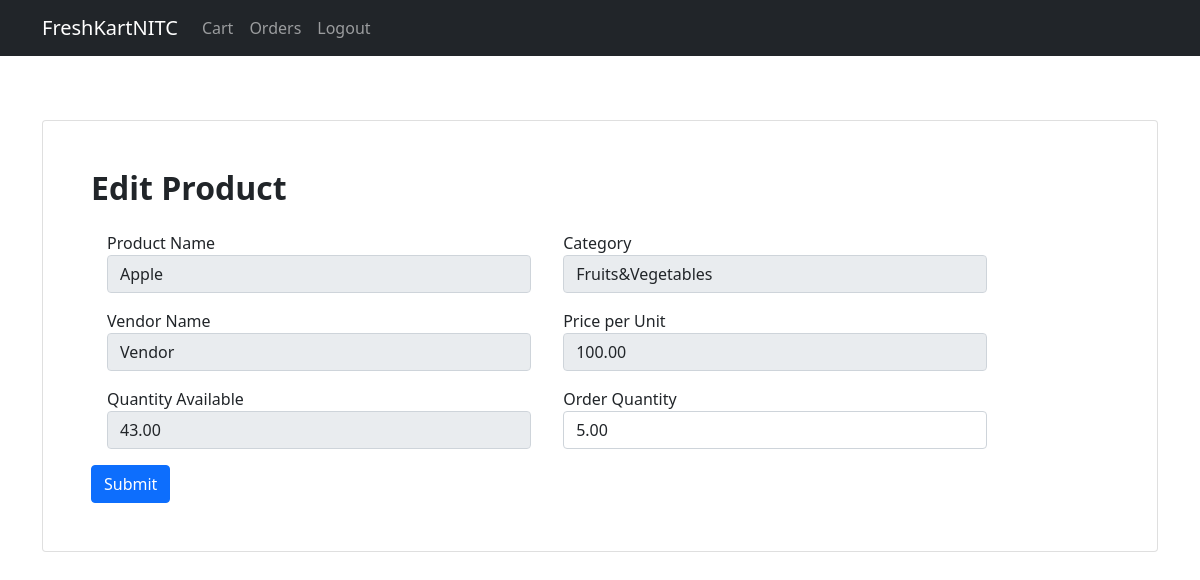
Page /order/1/edit (signed in) on the committed database.
### application/models.py (models this page shows)
class Products(db.Model):
    __tablename__ = 'products'
    id = db.Column(db.Integer, primary_key=True, autoincrement=True)
    name = db.Column(db.String(255), nullable=False)
    vendor = db.Column(db.Integer, db.ForeignKey('vendors.id'), nullable=False)
    image = db.Column(db.String(255), nullable=False)
    category = db.Column(db.String(255), nullable=False)
    price = db.Column(db.Numeric(10,2), nullable=False)
    qty = db.Column(db.Numeric(10,2), nullable=False)
    unit = db.Column(db.String(255), nullable=False)

class Vendors(db.Model):
    __tablename__ = 'vendors'
    id = db.Column(db.Integer, primary_key=True, autoincrement=True)
    name = db.Column(db.String(255), nullable=False)
    email = db.Column(db.String(255), nullable=False, unique=True)
    phone = db.Column(db.String(10), nullable=False)
    password = db.Column(db.String(255), nullable=False)

class Orders(db.Model):
    __tablename__ = 'orders'
    id = db.Column(db.Integer, primary_key=True, autoincrement=True)
    vendor = db.Column(db.Integer, db.ForeignKey('vendors.id'), nullable=False)
    user = db.Column(db.Integer, db.ForeignKey('users.id'), nullable=False)
    product = db.Column(db.Integer, db.ForeignKey('products.id'), nullable=False)
    date = db.Column(db.String(255), nullable=False)
    qty = db.Column(db.Numeric(10,2), nullable=False)
    price = db.Column(db.Numeric(10,2), nullable=False)
    state = db.Column(db.String(255), nullable=False)

### application/controllers.py (the view)
@app.route('/order/<int:id>/edit',methods=['GET','POST'])
@buyer_login_required
def edit_kart(id):
    order = Orders.query.filter_by(id=id).first()
    if order.user!= session['id']:
        flash('Unauthorized Access','danger')
        return redirect(url_for('login'))
    product = Products.query.filter_by(id=order.product).first()
    if request.method == 'POST':
        qty = request.form['qty']
        if float(qty)==0:
            flash("Enter a Valid Quantity",'danger')
            return redirect(url_for('home'))
        if float(qty) > product.qty:
            flash("Requested Quantity Not Available",'danger')
            return redirect(url_for('cart'))
        else:
            order.qty = qty
            db.session.commit()
            flash("Order Updated",'success')
            return redirect(url_for('cart'))
    else:
        vendor = Vendors.query.filter_by(id=order.vendor).first()
        return render_template('edit_order.html',order = order, product = product,vendor=vendor)

### application/controllers.py (called while the page is built)
def buyer_login_required(f):
    @wraps(f)
    def wrap(*args, **kwargs):
        if 'type' in session and session['type'] == 'Buyer' and 'status' in session:
            return f(*args, **kwargs)
        else:
            flash('Unauthorized Access','danger')
            return redirect(url_for('login'))
    return wrap

### templates/edit_order.html
{% extends 'base_buyer.html' %}
{% block content %}
<div class="container py-5">
    <div class="card">
        <div class="card-body p-5">
            <h2 class="fw-bold mb-4">Edit Product</h2>
            <form method='POST' enctype="multipart/form-data">
                <div class="d-flex flex-row align-items-center flex-wrap">
                    <div class="col-md-5 mb-3 mx-3">
                        <label>Product Name</label>
                        <input type="text" class="form-control" value={{product.name}} disabled>
                    </div>
                    <div class="col-md-5 mb-3 mx-3">
                        <label>Category</label>
                        <input type="text" class="form-control" value={{product.category}} disabled>
                    </div>
                </div>
                <div class="d-flex flex-row align-items-center flex-wrap">
                    <div class="col-md-5 mb-3 mx-3">
                        <label>Vendor Name</label>
                        <input type="text" class="form-control" value={{vendor.name}} disabled>
                    </div>
                    <div class="col-md-5 mb-3 mx-3">
                        <label>Price per Unit</label>
                        <input type="text" class="form-control" value={{product.price}} disabled/>
                    </div>
                </div>
                <div class="d-flex flex-row align-items-center flex-wrap">
                    <div class="col-md-5 mb-3 mx-3">
                        <label>Quantity Available</label>
                        <input type="text" class="form-control" value={{product.qty}} disabled/>
                    </div>
                    <div class="col-md-5 mb-3 mx-3">
                        <label>Order Quantity</label>
                        {%if product.unit=="kg"%}
                        <input class="form-control" type="number" name="qty" value={{order.qty}} step=0.01 min=0>
                        {%elif product.unit=="g"%}
                        <input class="form-control" type="number" name="qty" value={{order.qty}} step=10 min=0>
                        {%elif product.unit=="L"%}
                        <input class="form-control" type="number" name="qty" value={{order.qty}} step=0.01 min=0>
                        {%else%}
                        <input class="form-control" type="number" name="qty" value={{order.qty}} step=1 min=0>
                        {%endif%}
                    </div>
                </div>
                <input class="btn btn-primary" type="submit"></input>
            </form>
        </div>
    </div>
</div>
{% endblock %}

### rows in the picture
Products: name "Apple", category "Fruits&Vegetables", price "100.00", qty "43.00"
Vendors: name "Vendor"
Orders: qty "5.00"
